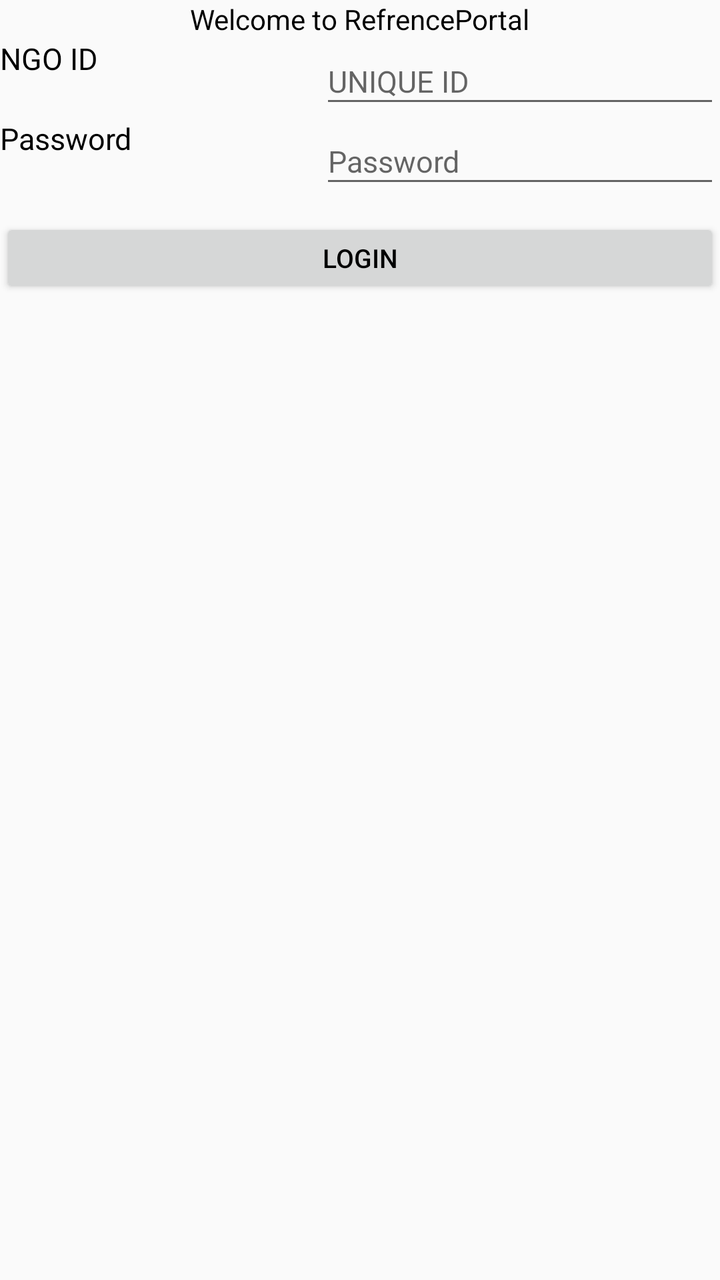
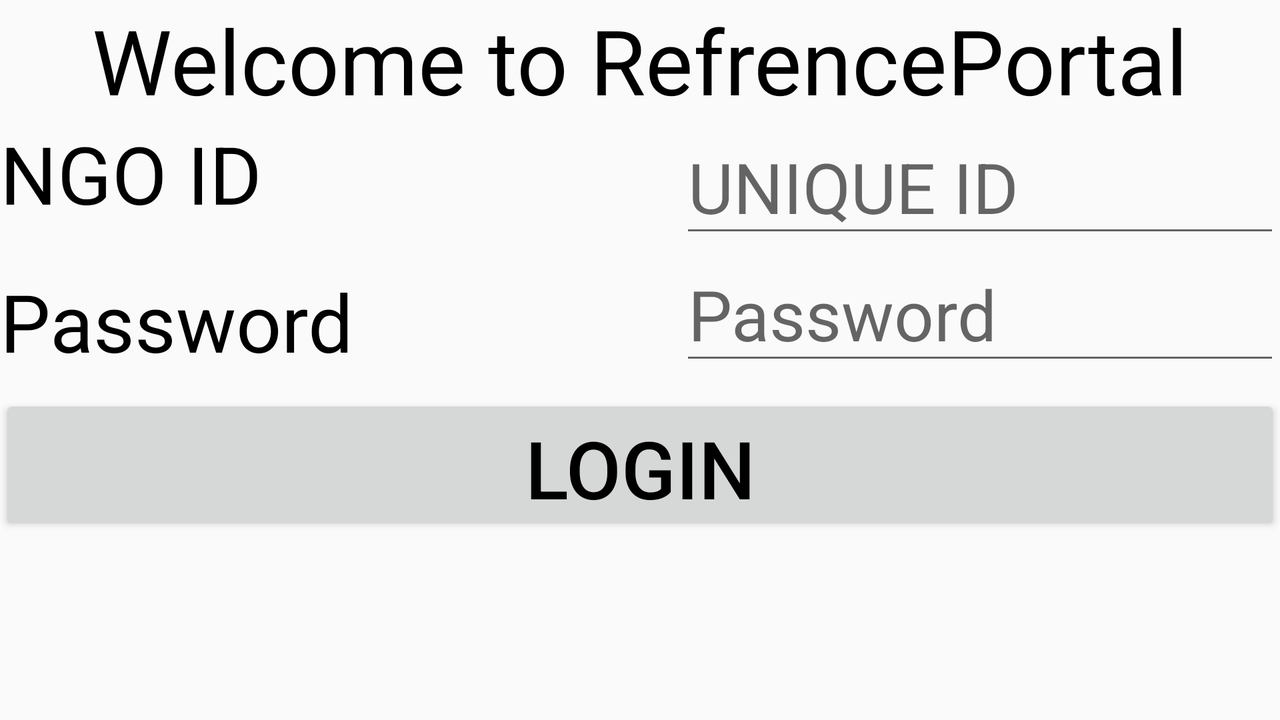

An Android layout and its configuration variant, each rendered on a device that would load it. The default file and the variant file are quoted in full after the pictures.
<!-- AndroidManifest.xml: application theme AppTheme -->
<!-- res/layout/loginpage.xml -->
<?xml version="1.0" encoding="utf-8"?>
<RelativeLayout xmlns:android="http://schemas.android.com/apk/res/android"
              android:orientation="vertical"
              android:layout_width="fill_parent"
              android:layout_height="fill_parent"
           >
    <TextView
            android:layout_width="wrap_content"
            android:layout_height="wrap_content"
            android:text="Welcome to RefrencePortal"
            android:id="@+id/textView" android:layout_gravity="center"
            android:layout_alignParentTop="true"
            android:layout_centerHorizontal="true"
            android:textColor="#000000"/>
    <EditText
            android:layout_width="200dp"
            android:layout_height="40dp"
            android:hint="UNIQUE ID"
            android:id="@+id/email"
            android:layout_below="@+id/textView"
            android:layout_alignParentRight="true"
            android:textSize="15dp"
            android:textColor="#000000"/>
    <Button
            android:layout_width="match_parent"
            android:layout_height="40dp"
            android:text="login"
            android:onClick="onLogin"
            android:id="@+id/login"
            android:layout_below="@+id/pword"
            android:layout_marginTop="10dp"
            android:textSize="13dp"
            android:textColor="#000000"
            android:layout_toLeftOf="@+id/login"/>
    <TextView
            android:layout_width="fill_parent"
            android:layout_height="56dp"
            android:id="@+id/loginErrorMsg"
            android:textColor="#000000"
            android:layout_alignParentLeft="true"/>
    <TextView
            android:layout_width="200dp"
            android:layout_height="40dp"
            android:text="NGO ID"
            android:id="@+id/textView2"
            android:layout_alignTop="@+id/email"
            android:layout_toLeftOf="@+id/textView"
            android:textSize="15dp"
            android:textColor="#000000"/>
    <EditText
            android:layout_width="200dp"
            android:layout_height="40dp"
            android:inputType="textPassword"
            android:ems="10"
            android:id="@+id/pword"
            android:hint="Password"
            android:layout_below="@+id/email"
            android:layout_alignLeft="@+id/email"
            android:textSize="15dp"
            android:textColor="#000000"/>

    <TextView
            android:layout_width="200dp"
            android:layout_height="40dp"
            android:text="Password"
            android:id="@+id/pworda"
            android:layout_alignBottom="@+id/pword"
            android:layout_alignRight="@+id/textView2"
            android:textSize="15dp"

            android:textColor="#000000"/>

</RelativeLayout>
<!-- resources referenced by this layout -->
<resources>
  <style name="AppTheme" parent="AppBaseTheme">
          
      </style>
  <style name="AppBaseTheme" parent="Theme.AppCompat.Light">
          
      </style>
</resources>
<!-- res/layout-land/loginpage.xml (the repository's variant of the layout above) -->
<!-- drawn on the phone turned sideways -->
<?xml version="1.0" encoding="utf-8"?>
<RelativeLayout xmlns:android="http://schemas.android.com/apk/res/android"
    android:orientation="vertical"
    android:layout_width="fill_parent"
    android:layout_height="fill_parent"
    >
    <TextView
        android:layout_width="wrap_content"
        android:layout_height="wrap_content"
        android:text="Welcome to RefrencePortal"
        android:id="@+id/textView" android:layout_gravity="center"
        android:textSize="45dp"
        android:layout_alignParentTop="true"
        android:layout_centerHorizontal="true"
        android:textColor="#000000"/>
    <EditText
        android:layout_width="300dp"
        android:layout_height="wrap_content"
        android:textSize="35dp"
        android:hint="UNIQUE ID"
        android:id="@+id/email"
        android:layout_below="@+id/textView"
        android:layout_alignParentRight="true"
        android:textColor="#000000"/>
    <Button
        android:layout_width="match_parent"
        android:layout_height="70dp"
        android:text="Login"
        android:onClick="onLogin"
        android:id="@+id/login"
        android:layout_below="@+id/pword"
        android:layout_marginTop="10dp"
        android:textSize="40dp"
        android:textColor="#000000"
        android:layout_toLeftOf="@+id/login"/>
    <TextView
        android:layout_width="fill_parent"
        android:layout_height="56dp"
        android:id="@+id/loginErrorMsg"
        android:textColor="#000000"
        android:layout_alignParentLeft="true"/>
    <TextView
        android:layout_width="200dp"
        android:layout_height="wrap_content"
        android:text="NGO ID"
        android:id="@+id/textView2"
        android:layout_alignTop="@+id/email"
        android:textSize="40dp"
        android:textColor="#000000"/>
    <EditText
        android:layout_width="300dp"
        android:layout_height="wrap_content"
        android:inputType="textPassword"
        android:ems="10"
        android:id="@+id/pword"
        android:hint="Password"
        android:layout_below="@+id/email"
        android:layout_alignLeft="@+id/email"
        android:textSize="35dp"
        android:textColor="#000000"/>

    <TextView
        android:layout_width="200dp"
        android:layout_height="wrap_content"
        android:text="Password"
        android:id="@+id/pworda"
        android:layout_alignBottom="@+id/pword"
        android:layout_alignRight="@+id/textView2"
        android:textSize="40dp"

        android:textColor="#000000"/>

</RelativeLayout>
